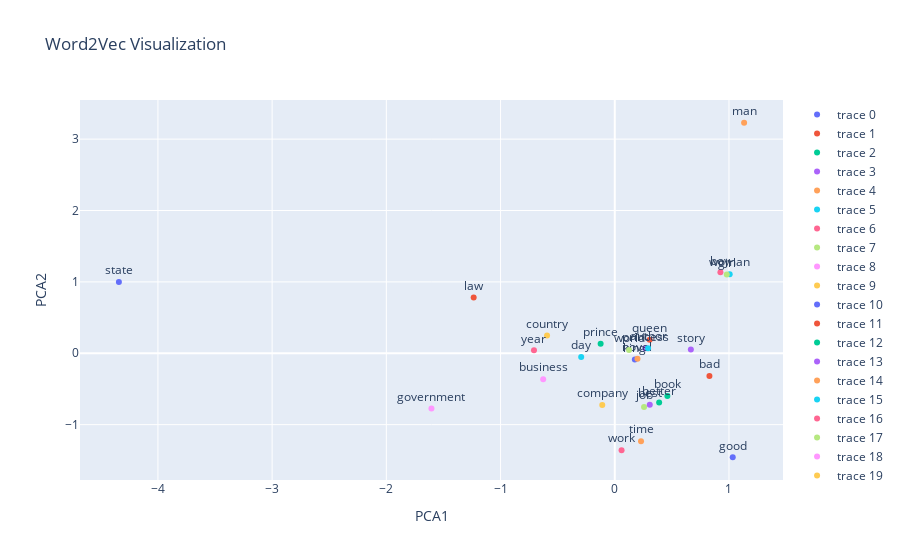

The notebook cell this image was saved under:
### Code cell
# Step 14: Create a Plotly Scatter Plot with Labels
import plotly.graph_objects as go

# Create scatter plot
fig = go.Figure()
for i, word in enumerate(filtered_words):
    fig.add_trace(go.Scatter(x=[reduced_vectors[i, 0]], y=[reduced_vectors[i, 1]],
                             mode='markers+text',
                             text=[word],
                             textposition='top center'))

fig.update_layout(title="Word2Vec Visualization", xaxis_title="PCA1", yaxis_title="PCA2")
fig.show()

### Figure 1 — Plotly figure (JSON) as saved in the notebook; plotly's stock layout.template omitted (floating-point values rounded to 4 significant figures)
{"data": [{"mode": "markers+text", "text": ["king"], "textposition": "top center", "type": "scatter", "x": [0.1757], "y": [-0.08763]}, {"mode": "markers+text", "text": ["queen"], "textposition": "top center", "type": "scatter", "x": [0.3057], "y": [0.1899]}, {"mode": "markers+text", "text": ["prince"], "textposition": "top center", "type": "scatter", "x": [-0.1238], "y": [0.1339]}, {"mode": "markers+text", "text": ["princess"], "textposition": "top center", "type": "scatter", "x": [0.2676], "y": [0.06948]}, {"mode": "markers+text", "text": ["man"], "textposition": "top center", "type": "scatter", "x": [1.132], "y": [3.229]}, {"mode": "markers+text", "text": ["woman"], "textposition": "top center", "type": "scatter", "x": [1.006], "y": [1.108]}, {"mode": "markers+text", "text": ["boy"], "textposition": "top center", "type": "scatter", "x": [0.9249], "y": [1.134]}, {"mode": "markers+text", "text": ["girl"], "textposition": "top center", "type": "scatter", "x": [0.9806], "y": [1.104]}, {"mode": "markers+text", "text": ["government"], "textposition": "top center", "type": "scatter", "x": [-1.605], "y": [-0.7727]}, {"mode": "markers+text", "text": ["country"], "textposition": "top center", "type": "scatter", "x": [-0.5931], "y": [0.248]}, {"mode": "markers+text", "text": ["state"], "textposition": "top center", "type": "scatter", "x": [-4.342], "y": [0.9967]}, {"mode": "markers+text", "text": ["law"], "textposition": "top center", "type": "scatter", "x": [-1.235], "y": [0.7796]}, {"mode": "markers+text", "text": ["book"], "textposition": "top center", "type": "scatter", "x": [0.4605], "y": [-0.5982]}, {"mode": "markers+text", "text": ["story"], "textposition": "top center", "type": "scatter", "x": [0.6661], "y": [0.05259]}, {"mode": "markers+text", "text": ["novel"], "textposition": "top center", "type": "scatter", "x": [0.1989], "y": [-0.07522]}, {"mode": "markers+text", "text": ["author"], "textposition": "top center", "type": "scatter", "x": [0.2913], "y": [0.07178]}, {"mode": "markers+text", "text": ["work"], "textposition": "top center", "type": "scatter", "x": [0.05955], "y": [-1.358]}, {"mode": "markers+text", "text": ["job"], "textposition": "top center", "type": "scatter", "x": [0.2563], "y": [-0.752]}, {"mode": "markers+text", "text": ["business"], "textposition": "top center", "type": "scatter", "x": [-0.6268], "y": [-0.3624]}, {"mode": "markers+text", "text": ["company"], "textposition": "top center", "type": "scatter", "x": [-0.1095], "y": [-0.7261]}, {"mode": "markers+text", "text": ["good"], "textposition": "top center", "type": "scatter", "x": [1.033], "y": [-1.457]}, {"mode": "markers+text", "text": ["bad"], "textposition": "top center", "type": "scatter", "x": [0.8287], "y": [-0.3191]}, {"mode": "markers+text", "text": ["better"], "textposition": "top center", "type": "scatter", "x": [0.3885], "y": [-0.6886]}, {"mode": "markers+text", "text": ["best"], "textposition": "top center", "type": "scatter", "x": [0.3065], "y": [-0.7219]}, {"mode": "markers+text", "text": ["time"], "textposition": "top center", "type": "scatter", "x": [0.2299], "y": [-1.232]}, {"mode": "markers+text", "text": ["day"], "textposition": "top center", "type": "scatter", "x": [-0.294], "y": [-0.05287]}, {"mode": "markers+text", "text": ["year"], "textposition": "top center", "type": "scatter", "x": [-0.7075], "y": [0.04146]}, {"mode": "markers+text", "text": ["world"], "textposition": "top center", "type": "scatter", "x": [0.1251], "y": [0.04451]}], "layout": {"title": {"text": "Word2Vec Visualization"}, "xaxis": {"title": {"text": "PCA1"}}, "yaxis": {"title": {"text": "PCA2"}}}}
